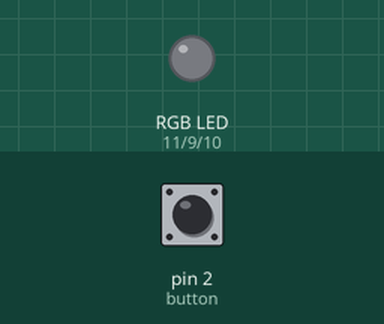
Simulated run of this sketch. Board: Arduino Uno, built with avr-gcc and run on an emulated ATmega328P. Shown: an RGB LED mixed from three pins (HIGH = lit). The inputs (shaded band) are chosen by the test bench; at power-on: pin 2 (button) HIGH.

Above: at 1.2 s.
1.3 s: pin 2 (button) pulled LOW for 0.15 s
At 2.1 s:
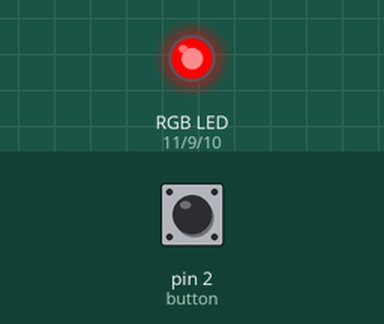
2.9 s: pin 2 (button) pulled LOW for 1 s
At 3.3 s:
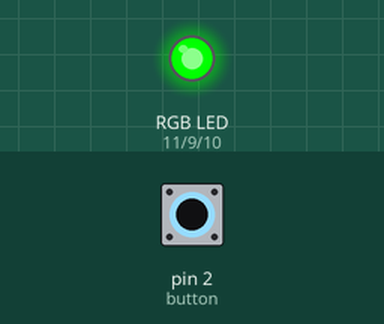
5.4 s: pin 2 (button) pulled LOW for 0.15 s
At 6.4 s:
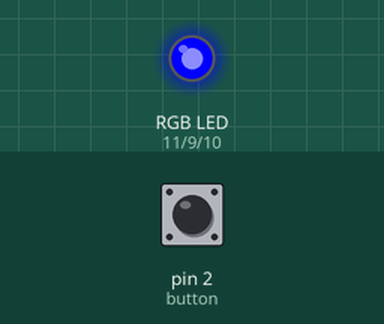
7.0 s: pin 2 (button) pulled LOW for 3.2 s
At 7.6 s:
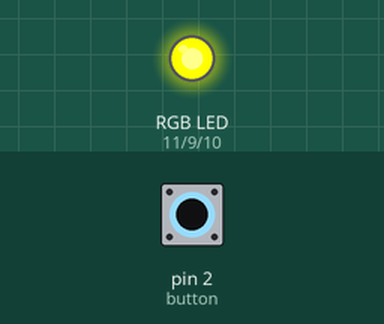
11.7 s: pin 2 (button) pulled LOW for 0.15 s
At 12.4 s:
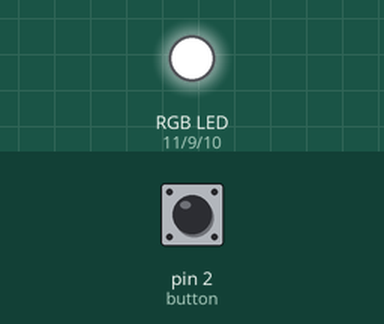
13.3 s: pin 2 (button) pulled LOW for 1 s
At 16.51 s:
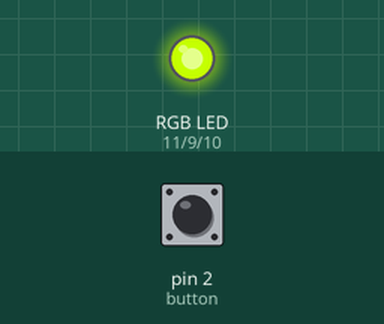
Timing chart, 0 to 20.5 s (numbered marks = the images above; inputs shaded):
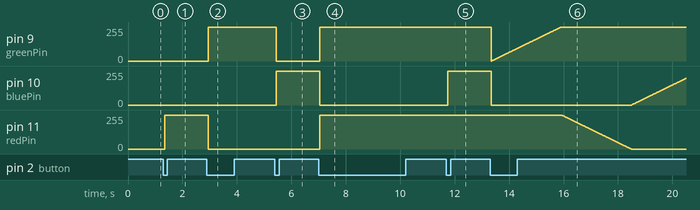

Measured:
- after the input at 1.3 s, pin 11 (redPin): 0/255 → 255/255 after 0.05 s
- after the input at 2.9 s, pin 9 (greenPin): 0/255 → 255/255 after 0.05 s; pin 11 (redPin): 255/255 → 0/255 after 0.05 s
- after the input at 5.4 s, pin 9 (greenPin): 255/255 → 0/255 after 0.05 s; pin 10 (bluePin): 0/255 → 255/255 after 0.05 s
- after the input at 7.0 s, pin 9 (greenPin), pin 11 (redPin): 0/255 → 255/255 after 0.05 s; pin 10 (bluePin): 255/255 → 0/255 after 0.05 s
- after the input at 11.7 s, pin 10 (bluePin): 0/255 → 255/255 after 0.05 s
- after the input at 13.3 s, pin 11 (redPin): moves from 255/255 to 0/255 over 2.5 s, starting after 2.6 s

The sketch:

Prepinac_RGB.ino
```cpp
int redPin = 11;
int greenPin = 9;
int bluePin = 10;

int button = 2;
int mode = 0;
const int modeMax = 6;

bool lastButtonState = HIGH;

unsigned long previousMillis = 0;
const int interval = 10;

int phase = 0;
int value = 0;

void setup() {
  pinMode(redPin, OUTPUT);
  pinMode(greenPin, OUTPUT);
  pinMode(bluePin, OUTPUT);

  pinMode(button, INPUT_PULLUP);
}

void setColor(int r, int g, int b) {
  analogWrite(redPin, r); //analogWrite(redPin, 255 - r);     pokud je dioda common anode (255 - x)
  analogWrite(greenPin, g); //analogWrite(greenPin,255 - g);  pokud je dioda common cathode (x)
  analogWrite(bluePin, b); //analogWrite(bluePin, 255 - b);
}

void Switch() {

  bool buttonState = digitalRead(button);

  if (lastButtonState == HIGH && buttonState == LOW) {

    if (mode == modeMax) {
      mode = 0;
    }
    else {
      mode++;
    }

    delay(50); // jednoduchý debounce
  }

  lastButtonState = buttonState;
}

void loop() {

  Switch();

  switch (mode) {

    case 0:
      setColor(0,0,0);
      break;

    case 1:
      setColor(255,0,0);
      break;

    case 2:
      setColor(0,255,0);
      break;

    case 3:
      setColor(0,0,255);
      break;

    case 4:
      setColor(255,255,0);
      break;

    case 5:
      setColor(255,255,255);
      break;

    case 6:
      rainbow();
      break;
  }
}

void rainbow() {

  unsigned long currentMillis = millis();

  if (currentMillis - previousMillis >= interval) {

    previousMillis = currentMillis;

    switch (phase) {

      case 0: setColor(255, value, 0); break;
      case 1: setColor(255 - value, 255, 0); break;
      case 2: setColor(0, 255, value); break;
      case 3: setColor(0, 255 - value, 255); break;
      case 4: setColor(value, 0, 255); break;
      case 5: setColor(255, 0, 255 - value); break;
    }

    value++;

    if (value > 255) {
      value = 0;
      phase++;

      if (phase > 5) {
        phase = 0;
      }
    }
  }
}
```
